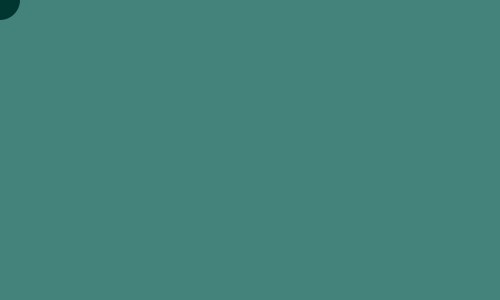
Frame 1 (no input)
Frame 60 (the mouse pressed at the canvas centre just before this capture): identical to frame 1, image omitted
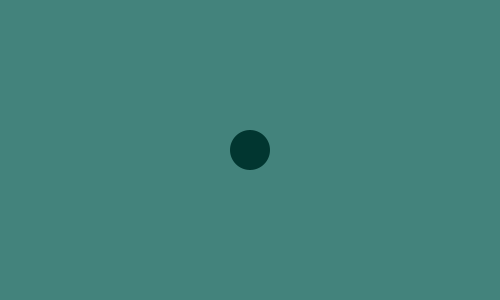
Frame 120 (the mouse held since frame 60 and released just before this capture)

The Processing sketch that drew these frames (run headless with seeded random() and noise(); from frame 60 on, the mouse is pressed at the canvas centre):

// Processing sketch: data_ColorArray
// ── data_ColorArray.pde
// An array stores multiple values of a given data type
// Arrays are always signified by square brackets []
color[] palette = { 
  #6A9E90, #43837C, #256A62, #10514A, #013630,
  #758BA6, #4C678A, #2D4A70, #163255, #061C39,
  #FEDEAB, #D3AB6B, #AA803B, #825A19, #573702,
  #FECEAB, #D3976B, #AA6A3B, #824519, #572602};

void setup() {
  size(500,300);
}

void draw() {
  // You can access a given value in array by putting its INDEX in the square brackets
  // Arrays start counting from 0
  background(palette[1]); // this is the SECOND item in the array: #43837C
  
  fill(palette[4]); //this is the FIFTH item in the array: #013630
  noStroke();
  
  // mouseX and mouseY are variables that return the current X and Y positions of the mouse
  ellipse(mouseX,mouseY,40,40);
}
